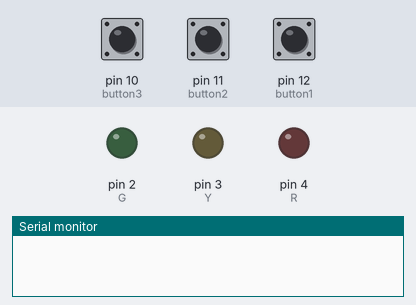
This sketch was run on a simulated Arduino Uno, built with avr-gcc and run on an emulated ATmega328P. Parts: output pins drawn as LEDs (lit = HIGH), the last lines printed to the serial monitor. The inputs (shaded band) are chosen by the test bench; at power-on: pin 10 (button3) HIGH, pin 11 (button2) HIGH, pin 12 (button1) LOW.

Above: at 1.2 s.
1.3 s: pin 10 (button3) pulled LOW for 0.15 s
At 1.7 s:
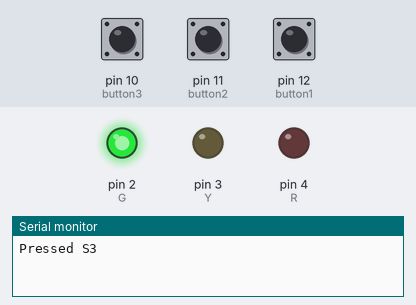
3.3 s: pin 11 (button2) pulled LOW for 0.15 s
At 3.6 s:
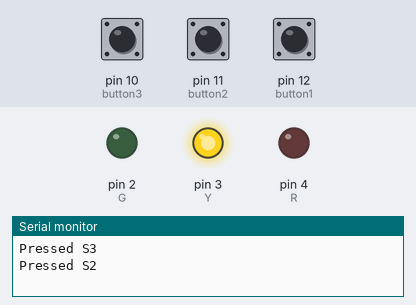
5.3 s: pin 12 (button1) pulled HIGH for 0.15 s
At 5.7 s:
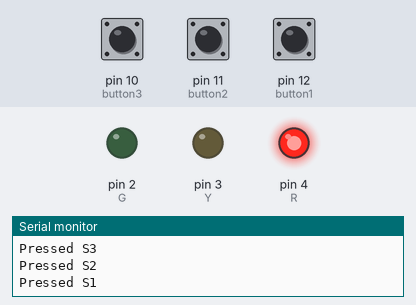
7.3 s: pin 12 (button1) pulled HIGH for 3.2 s
At 11.7 s:
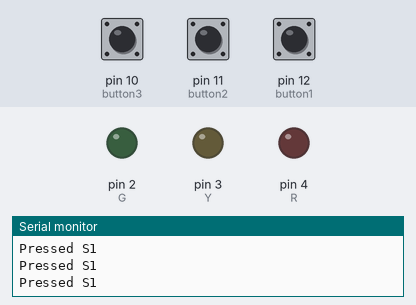
12.3 s: pin 10 (button3) pulled LOW for 3.2 s
At 12.8 s:
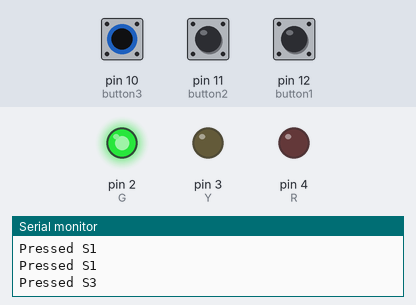
17.3 s: pin 10 (button3) driven LOW and pin 11 (button2) driven LOW and pin 12 (button1) driven HIGH
At 18.6 s:
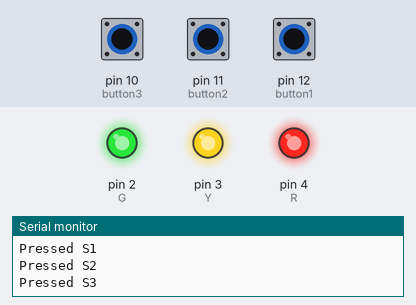
Timing chart, 0 to 20.3 s (numbered marks = the images above; inputs shaded):
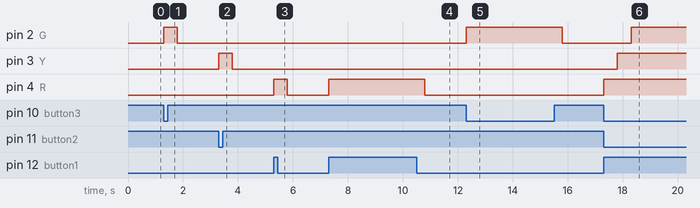

The sketch:

Switch.ino
```cpp
#define button1 12
#define button2 11
#define button3 10
#define R 4
#define Y 3
#define G 2

unsigned long past1 = 0;
unsigned long past2 = 0;
unsigned long past3 = 0;

int RED = LOW;
int YELLOW = LOW;
int GREEN = LOW;

const long interval1 = 3000; //R
const long interval2 = 500;  //Y
const long interval3 = 3000; //G

void setup() {
  Serial.begin(9600);
  pinMode(button1,INPUT);//DOWN
  pinMode(button2,INPUT);//UP
  pinMode(button3,INPUT_PULLUP);//INTERNAL
  pinMode(R,OUTPUT);
  pinMode(Y,OUTPUT);
  pinMode(G,OUTPUT);

}

void loop() {
  int S1 = digitalRead(button1);
  int S2 = digitalRead(button2);
  int S3 = digitalRead(button3);


  if(S1 == HIGH){                         //PULLDOWN
    Serial.println("Pressed S1");
    digitalWrite(R,HIGH);
    delay(500);
  }
  else{
    digitalWrite(R,LOW);
  }

                                          //PULLUP
  if(S2 == LOW){
    Serial.println("Pressed S2");
    digitalWrite(Y,HIGH);
    delay(500);
  }
  else{
    digitalWrite(Y,LOW);
  }

                                          //INTERNAL_PULLUP
  if(S3 == LOW){
    Serial.println("Pressed S3");
    digitalWrite(G,HIGH);
    delay(500);
  }
  else{
    digitalWrite(G,LOW);
  }


}
```

Measured:
- after the input at 1.3 s, pin 2 (G): LOW → HIGH at once, → LOW 0.50 s later
- after the input at 3.3 s, pin 3 (Y): LOW → HIGH at once, → LOW 0.50 s later
- after the input at 5.3 s, pin 4 (R): LOW → HIGH at once, → LOW 0.50 s later
- after the input at 7.3 s, pin 4 (R): LOW → HIGH at once, → LOW 3.5 s later
- after the input at 12.3 s, pin 2 (G): LOW → HIGH at once, → LOW 3.5 s later
- after the input at 17.3 s, pin 2 (G): LOW → HIGH after 1.0 s; pin 3 (Y): LOW → HIGH after 0.50 s; pin 4 (R): LOW → HIGH at once
